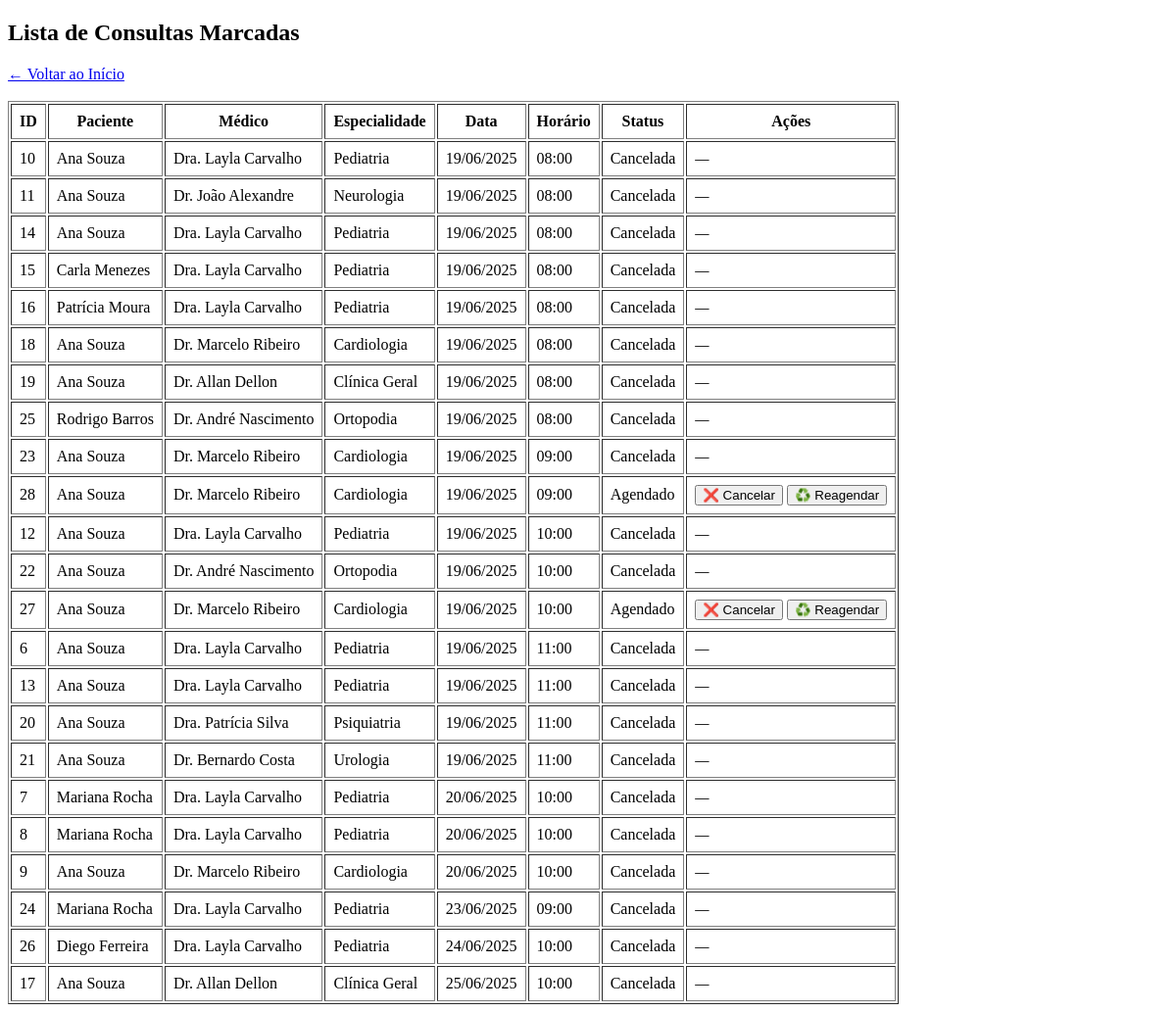
Before: /consultas (signed in) with the older database file.
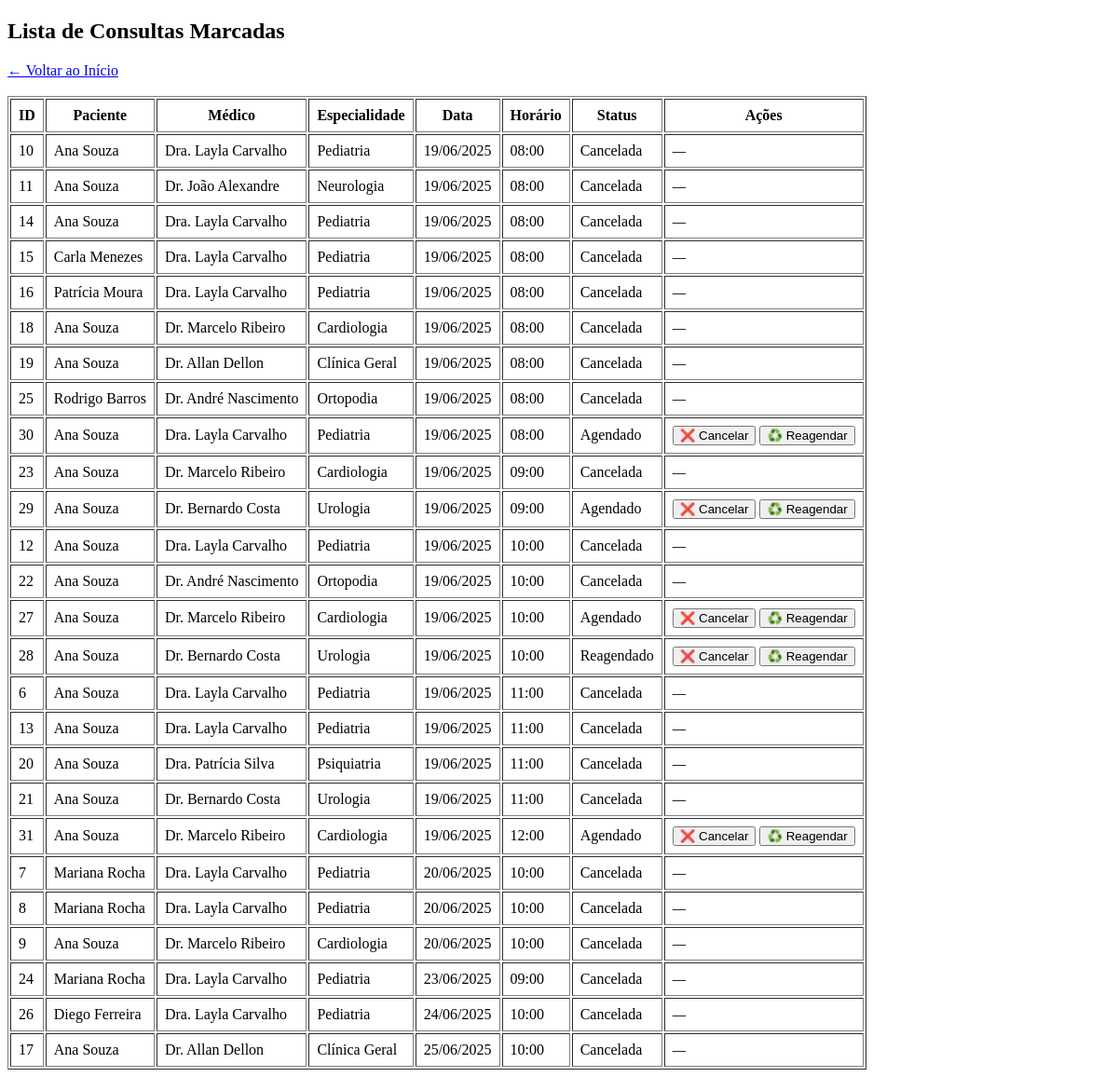
After: the same page with the newer database file.
### tables this page shows
CREATE TABLE consulta (
    id INTEGER PRIMARY KEY AUTOINCREMENT,
    usuario_id INTEGER NOT NULL,
    agenda_id INTEGER NOT NULL,
    status TEXT NOT NULL,
    criado_em TEXT DEFAULT CURRENT_TIMESTAMP,
    FOREIGN KEY (usuario_id) REFERENCES usuario(id),
    FOREIGN KEY (agenda_id) REFERENCES agenda(id)
);

CREATE TABLE usuario (
    id INTEGER PRIMARY KEY AUTOINCREMENT,
    nome TEXT NOT NULL,
    email TEXT NOT NULL UNIQUE,
    senha_hash TEXT NOT NULL
);

CREATE TABLE "medico" (
	"id"	INTEGER,
	"nome"	TEXT NOT NULL,
	"especialidade"	TEXT NOT NULL,
	PRIMARY KEY("id" AUTOINCREMENT)
);

CREATE TABLE agenda (
    id INTEGER PRIMARY KEY AUTOINCREMENT,
    medico_id INTEGER NOT NULL,
    data TEXT NOT NULL,
    horario TEXT NOT NULL,
    vagas_totais INTEGER NOT NULL,
    vagas_ocupadas INTEGER DEFAULT 0,
    FOREIGN KEY (medico_id) REFERENCES medico(id)
);

### app.py (the view)
@app.route('/consultas')
def listar_consultas():
    if 'atendente_id' not in session:
        return redirect(url_for('login'))
    conn = get_db_connection()
    cursor = conn.cursor()
    cursor.execute('''
        SELECT c.id, u.nome AS paciente, m.nome AS medico, m.especialidade,
           a.data, a.horario, c.status
        FROM consulta c
        JOIN usuario u ON c.usuario_id = u.id
        JOIN agenda a ON c.agenda_id = a.id
        JOIN medico m ON a.medico_id = m.id
        ORDER BY a.data ASC, a.horario ASC
    ''')
    consultas = cursor.fetchall()
    from datetime import datetime
    consultas_formatadas = []
    for c in consultas:
        c_dict = dict(c)  # converte para dicionário editável
        c_dict['data'] = datetime.strptime(c_dict['data'], '%Y-%m-%d')
        consultas_formatadas.append(c_dict)
    conn.close()
    return render_template('consultas.html', consultas=consultas_formatadas)

### app.py (called while the page is built)
@app.template_filter('strftime')
def format_datetime(value, format='%d/%m/%Y'):
    if isinstance(value, datetime):
        return value.strftime(format)
    return value  # Se não for datetime, retorna como está

def get_db_connection():
    conn = sqlite3.connect('clinica.db')
    conn.row_factory = sqlite3.Row
    return conn

### templates/consultas.html (shortened to what this page needs)
<!DOCTYPE html>
<html lang="pt-BR">
<head>
</head>
<body>
    <h2>Lista de Consultas Marcadas</h2>
    <a href="{{ url_for('home') }}">← Voltar ao Início</a><br><br>
    {% if consultas %}
        <table border="1" cellpadding="8">
            <thead>
                <tr>
                    <th>ID</th>
                    <th>Paciente</th>
                    <th>Médico</th>
                    <th>Especialidade</th>
                    <th>Data</th>
                    <th>Horário</th>
                    <th>Status</th>
                    <th>Ações</th>
                </tr>
            </thead>
            <tbody>
                {% for c in consultas %}
                <tr>
                    <td>{{ c['id'] }}</td>
                    <td>{{ c['paciente'] }}</td>
                    <td>{{ c['medico'] }}</td>
                    <td>{{ c['especialidade'] }}</td>
                    <td>{{ c['data']|strftime('%d/%m/%Y') }}</td>
                    <td>{{ c['horario'] }}</td>
                    <td>{{ c['status'] }}</td>
                    <td>
                        {% if c['status'] in ['Agendado', 'Reagendado'] %}
                            <form action="{{ url_for('cancelar_consulta', consulta_id=c['id']) }}" method="POST" style="display:inline;">
                                <button type="submit" onclick="return confirm('Tem certeza que deseja cancelar esta consulta?')">❌ Cancelar</button>
                            </form>
                            <form action="{{ url_for('reagendar_consulta', consulta_id=c['id']) }}" method="GET" style="display:inline;">
                                <button type="submit">♻️ Reagendar</button>
                            </form>
                        {% else %}
                            <em>—</em>
                        {% endif %}
                    </td>
                </tr>
                {% endfor %}
            </tbody>
        </table>
    {% else %}
        <p>Nenhuma consulta agendada até o momento.</p>
    {% endif %}
</body>
</html>

Changed rows visible on the page:
added consulta: id "30", paciente "Ana Souza", medico "Dra. Layla Carvalho", especialidade "Pediatria", data|strftime "19/06/2025", horario "08:00", status "Agendado"
added consulta: id "29", paciente "Ana Souza", medico "Dr. Bernardo Costa", especialidade "Urologia", data|strftime "19/06/2025", horario "09:00", status "Agendado"
changed consulta id 28: medico "Dr. Marcelo Ribeiro" → "Dr. Bernardo Costa"; especialidade "Cardiologia" → "Urologia"; horario "09:00" → "10:00"; status "Agendado" → "Reagendado"; moves down the list
added consulta: id "31", paciente "Ana Souza", medico "Dr. Marcelo Ribeiro", especialidade "Cardiologia", data|strftime "19/06/2025", horario "12:00", status "Agendado"
